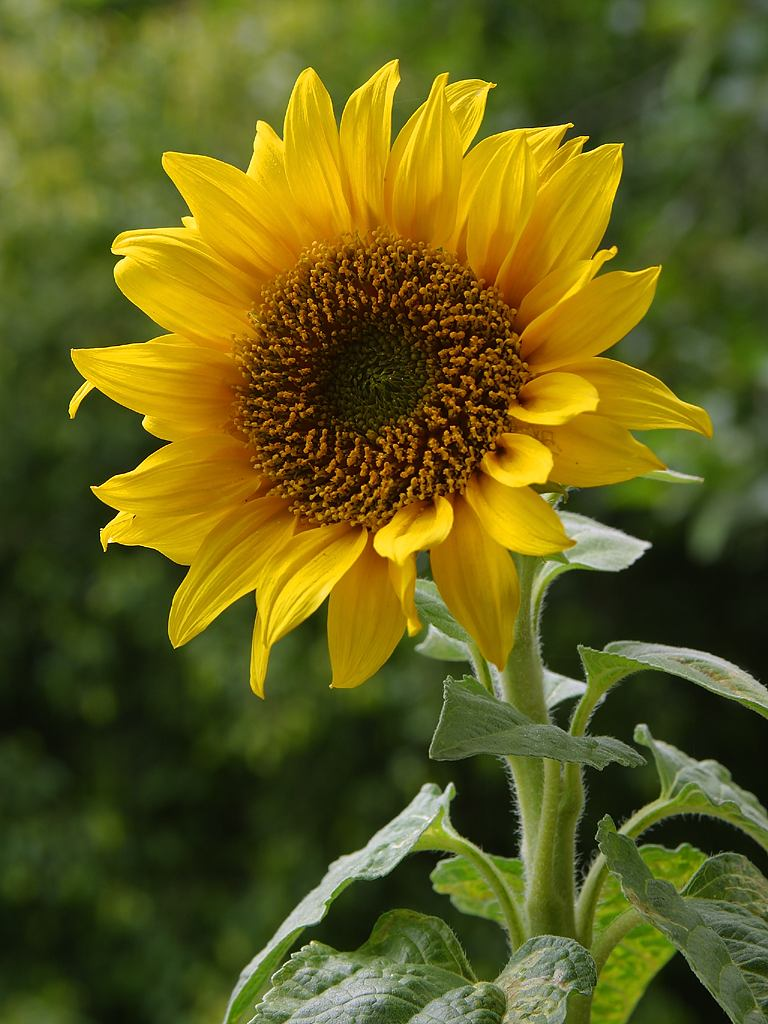
#> input picture images/sunflower.jpg, 768 x 1024 px
$ python cannyEdgeDetection.py
#> lines starting #> are read from the running program, lines starting #| are printed output that depends on the picture; after the words box and inside, x2 and y2 are one past the last pixel; in counts of white or black regions, pixels touching at a corner belong together
import cv2
import numpy as np
import matplotlib.pyplot as plt

image = cv2.imread('./images/sunflower.jpg')
#> image is the input picture: shape (1024, 768, 3); mean B, G, R 27.4, 94.7, 98.3
imageCopy = np.copy(image)

imageCopy = cv2.cvtColor(imageCopy, cv2.COLOR_BGR2RGB)

plt.imshow(imageCopy)

gray = cv2.cvtColor(imageCopy, cv2.COLOR_RGB2GRAY)
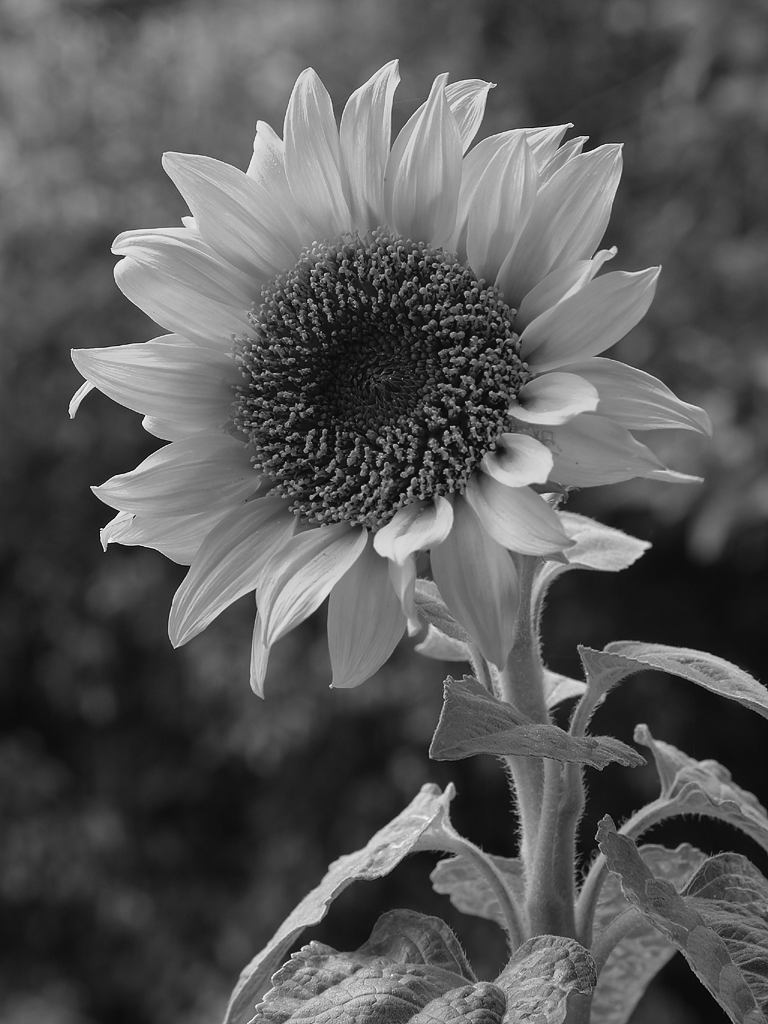
#> gray: shape (1024, 768); min 1, max 253, mean 88.1

plt.imshow(gray, cmap='gray')

#Implementing Canny Edge Detection

#Define Thresholds
lower = 120
upper = 240

edges = cv2.Canny(gray, lower, upper)
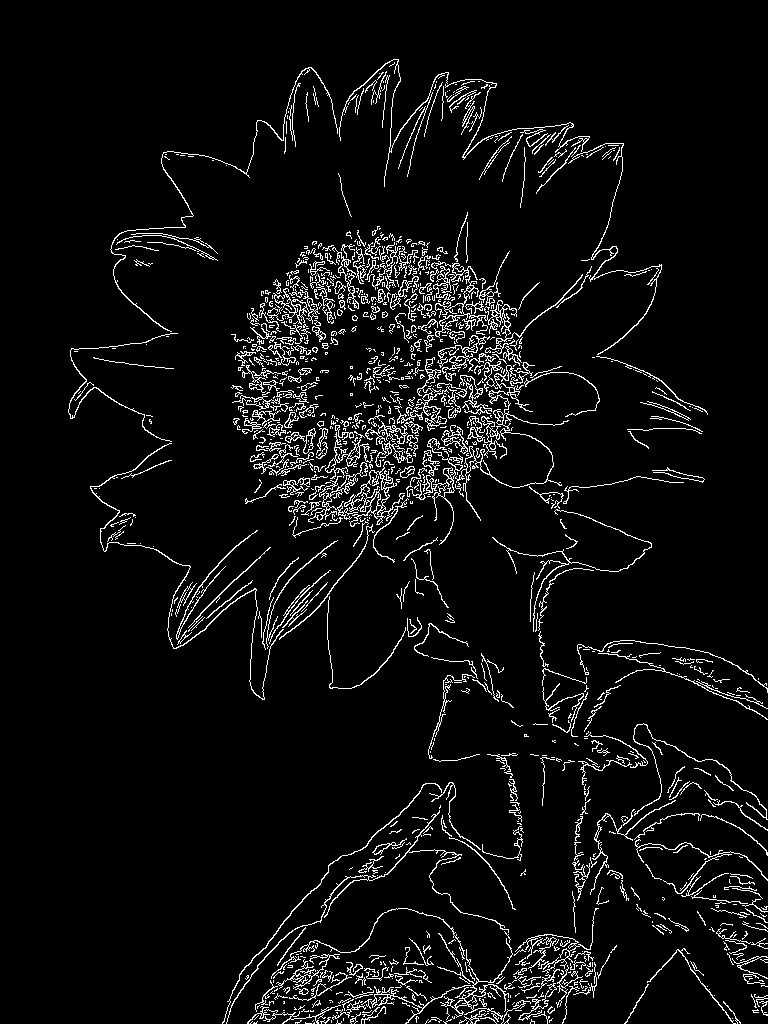
#> edges: shape (1024, 768); 5.5% white in thin lines or dots, all inside (x1, y1, x2, y2) = (68, 59, 768, 1024)
plt.imshow(edges, cmap='gray')

wide = cv2.Canny(gray, 30, 100)
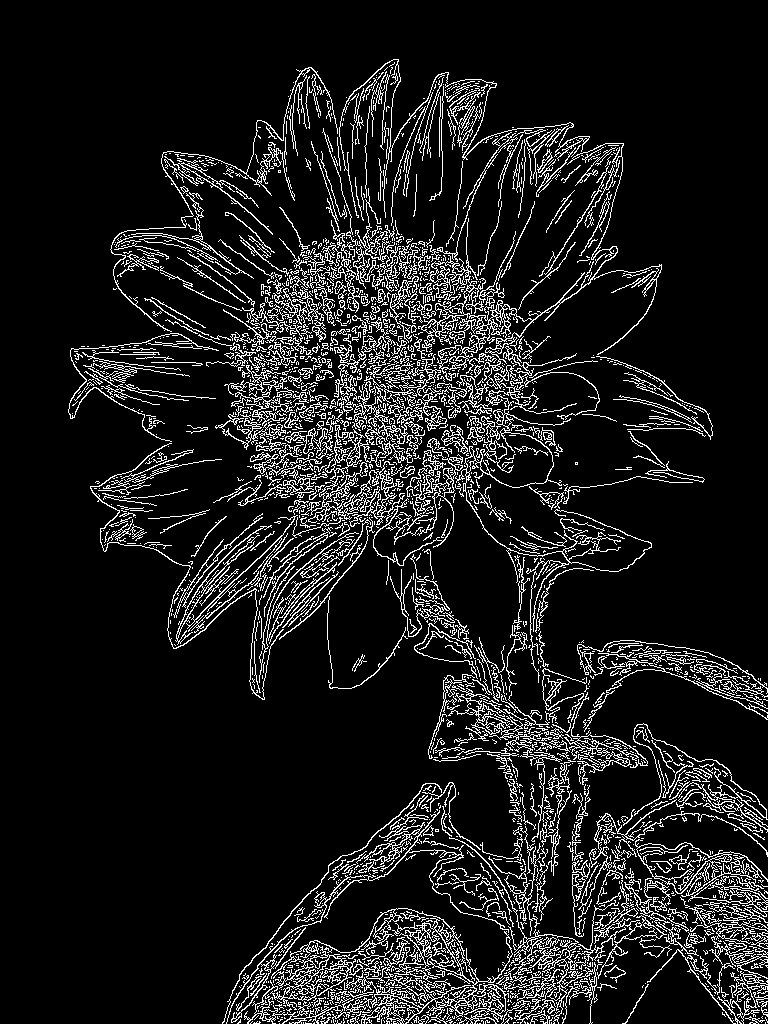
#> wide: shape (1024, 768); 10.7% white in thin lines or dots, all inside (x1, y1, x2, y2) = (68, 59, 768, 1024)
tight = cv2.Canny(gray, 200, 240)
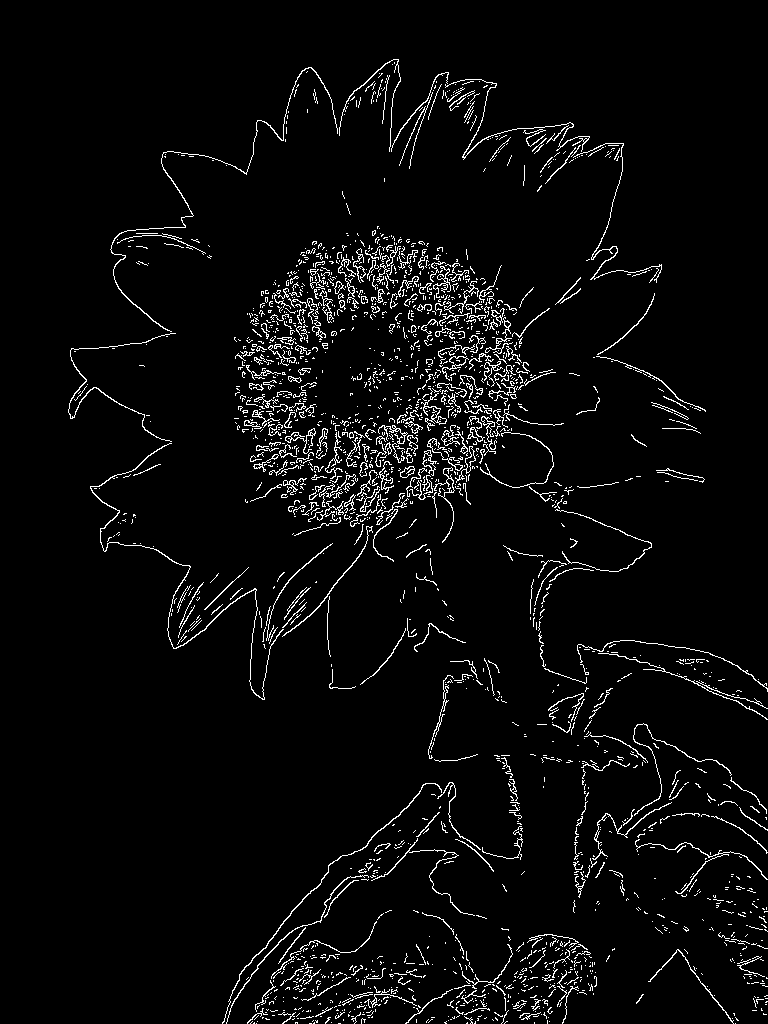
#> tight: shape (1024, 768); 4% white in thin lines or dots, all inside (x1, y1, x2, y2) = (68, 59, 768, 1024)

# Display the images
f, (ax1, ax2) = plt.subplots(1, 2, figsize=(20, 10))

ax1.set_title('wide')
ax1.imshow(wide, cmap='gray')

ax2.set_title('tight')
ax2.imshow(tight, cmap='gray')

$ run again, with images/birds.jpg copied over images/sunflower.jpg
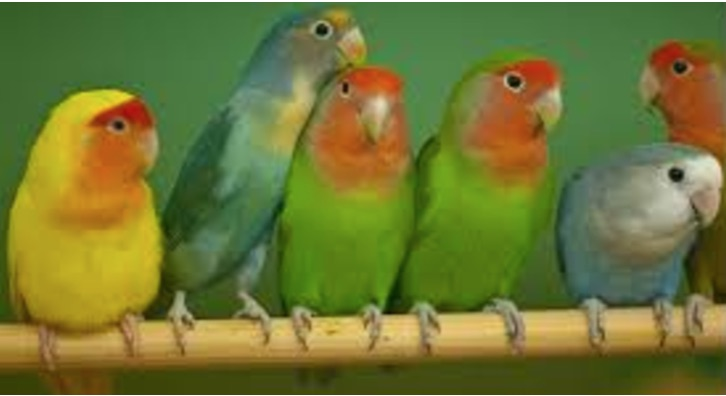
#> input picture images/birds.jpg, 726 x 396 px
#> image is the input picture: shape (396, 726, 3); mean B, G, R 52.2, 118.2, 111.1
#> `edges = cv2.Canny(gray, lower, upper)`:
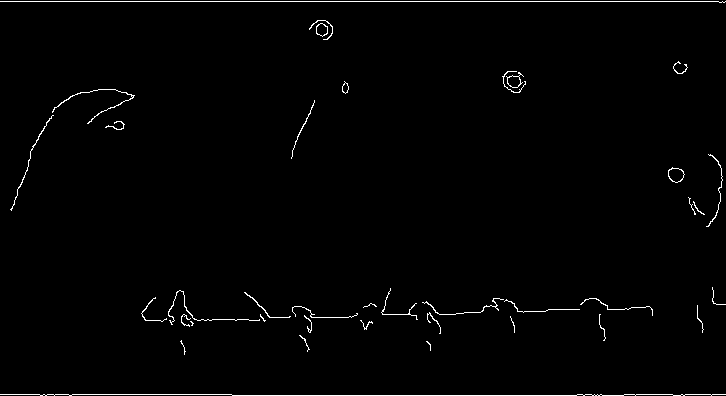
#> edges: shape (396, 726); 1.2% white in thin lines or dots
#> wide: shape (396, 726); 3.8% white in thin lines or dots
#> `tight = cv2.Canny(gray, 200, 240)`:
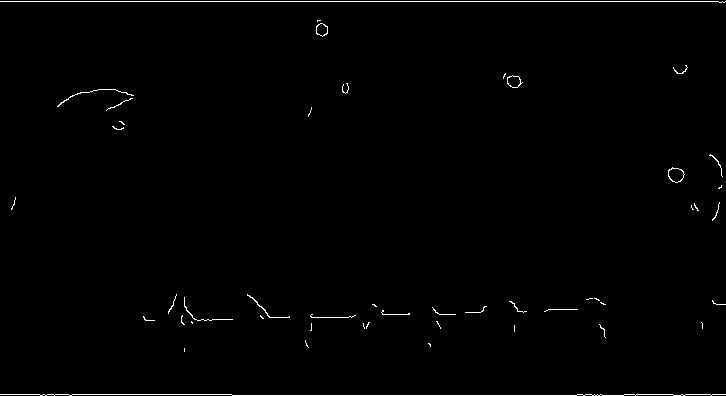
#> tight: shape (396, 726); 0.86% white in thin lines or dots

$ run again, with images/brain_MR.jpg copied over images/sunflower.jpg
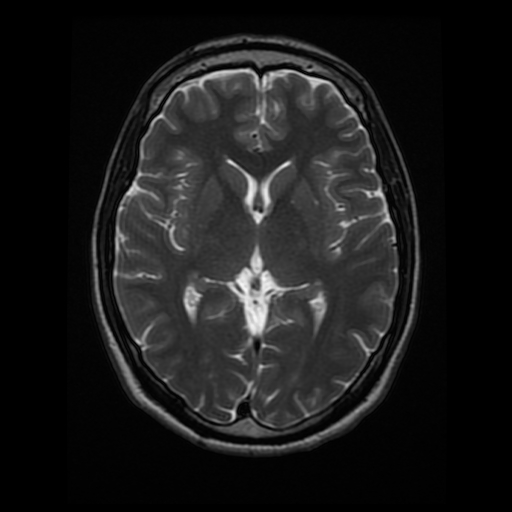
#> input picture images/brain_MR.jpg, 512 x 512 px
#> image is the input picture: shape (512, 512, 3); min 0, max 247, mean 26.9
#> `edges = cv2.Canny(gray, lower, upper)`:
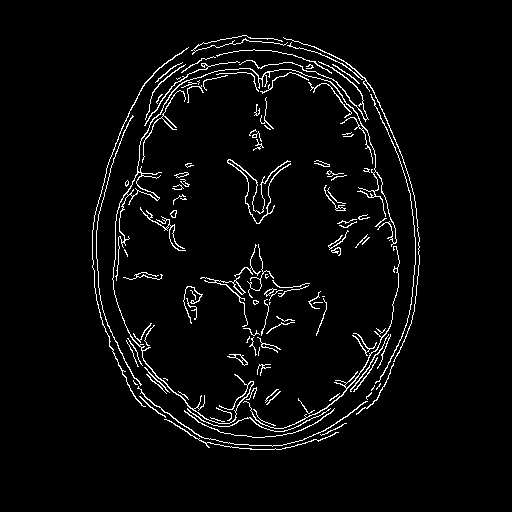
#> edges: shape (512, 512); 3.7% white in thin lines or dots, all inside (x1, y1, x2, y2) = (92, 35, 420, 450)
#> wide: shape (512, 512); 6.9% white in thin lines or dots, all inside (x1, y1, x2, y2) = (91, 33, 421, 458)
#> tight: shape (512, 512); 2.8% white in thin lines or dots, all inside (x1, y1, x2, y2) = (92, 37, 420, 450)
#> `ax2.imshow(tight, cmap='gray')`:
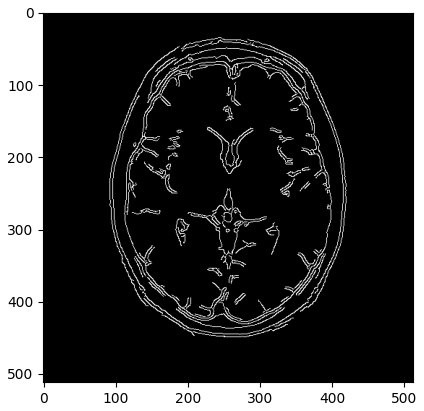
#> figure drawn by matplotlib, 1 panel
